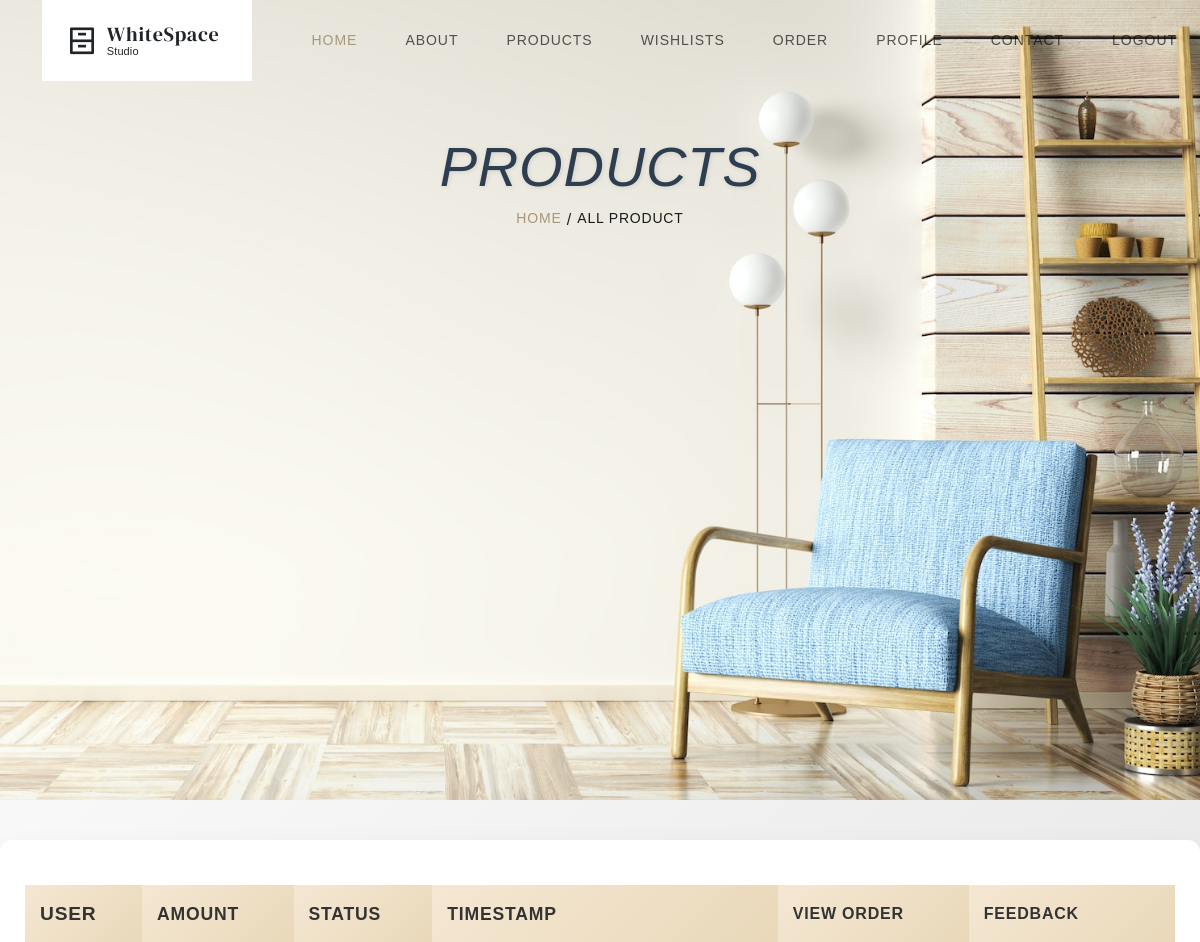
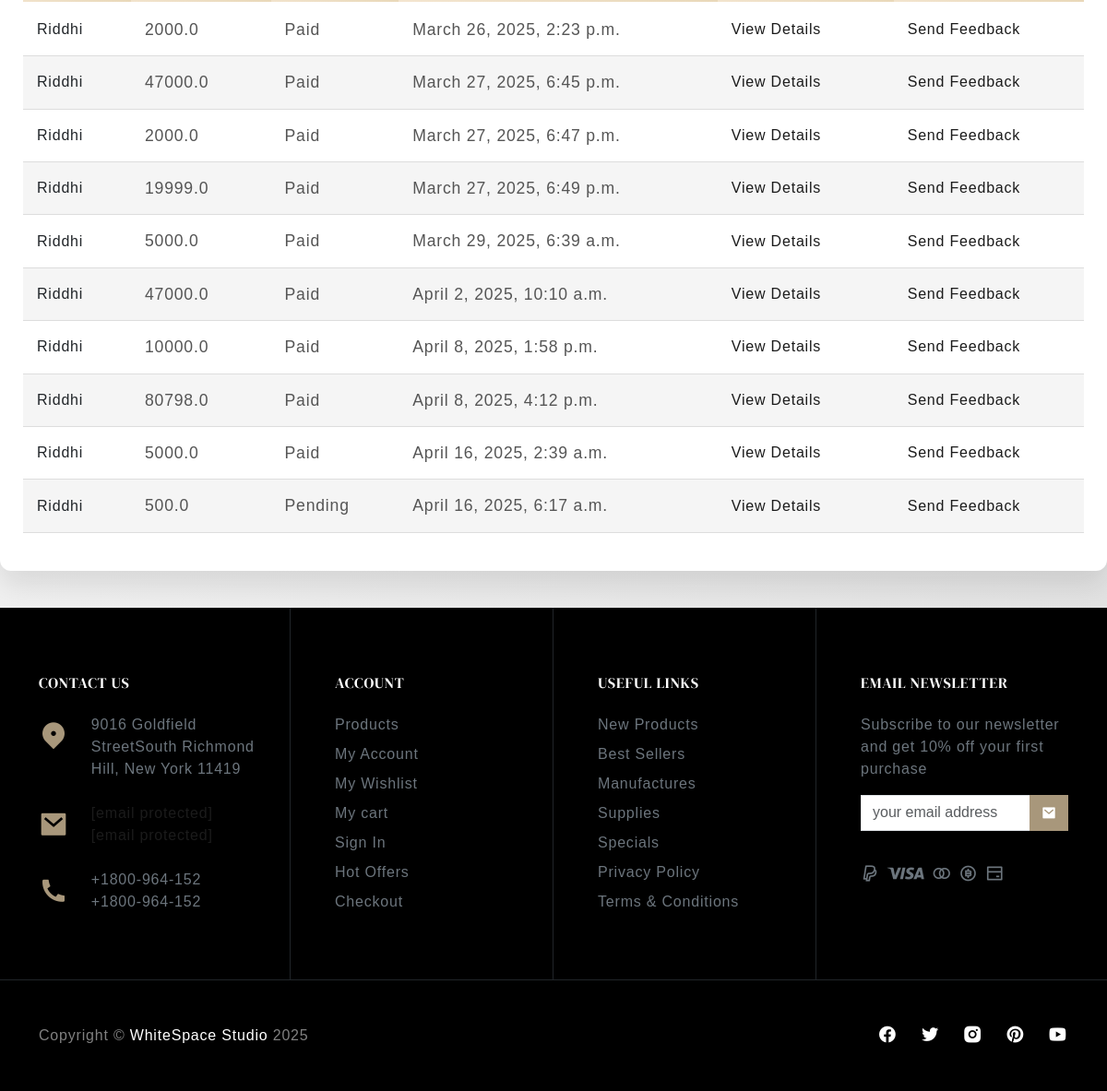
Screenshot of /payment (signed in) with the database file from the repository (2 pictures, top to bottom).
### myapp/models.py (models this page shows, shortened)
class Order(models.Model):
    PAYMENT_STATUS = (
        ("Pending", "Pending"),
        ("Paid", "Paid"),
        ("Failed", "Failed"),
    )
    user = models.ForeignKey(Login, on_delete=models.CASCADE)
    amount = models.FloatField()  # Store the total order amount
    razorpay_order_id = models.CharField(max_length=255, blank=True, null=True)
    razorpay_payment_id = models.CharField(max_length=255, blank=True, null=True)
    razorpay_signature = models.CharField(max_length=255, blank=True, null=True)
    status = models.CharField(max_length=20, choices=PAYMENT_STATUS, default="Pending")
    timestamp = models.DateTimeField(default=timezone.now)

class Login(models.Model):
    name = models.CharField(max_length=100)
    email = models.EmailField(unique=True)
    password = models.CharField(max_length=100, default="admin@123")
    phone = models.CharField(max_length=20, null=True, blank=True)
    ROLE = (
        ("Seller", "Seller"),
        ("User", "User"),
    )
    role = models.CharField(max_length=10, choices=ROLE, default='User')
    STATUS = (
        ("0", "unapproved"),
        ("1", "approved")
    )
    status = models.CharField(max_length=10, choices=STATUS, default='0')
    id_proof = models.FileField(upload_to='id_proofs/', null=True, blank=True, default=None)
    def pic(self):
        return mark_safe('<img src = "{}" width = "100">'.format(self.id_proof.url))
    pic.allow_tags = True
    def __str__(self):
        return self.name

### myapp/views.py (the view)
# urls.py: path('payment', views.payment, name='payment'),
def payment(request):
    context = checksession(request)
    uid = request.session['log_id']
    orderdata = Order.objects.filter(user=uid)
    context.update({'orderdetails': orderdata})
    return render(request, 'order.html', context)

### myapp/views.py (called while the page is built)
def checksession(request):
    uid = request.session.get('log_id')
    if not uid:
        return None
    try:
        userdata = Login.objects.get(id=uid)
        is_seller = userdata.role == "Seller"
        if is_seller:
            try:
                profile = SellerProfile.objects.get(user=userdata)
            except SellerProfile.DoesNotExist:
                profile = None
        else:
            try:
                profile = UserProfile.objects.get(user=userdata)
            except UserProfile.DoesNotExist:
                profile = None
        context = {
            'userdata': userdata,
            'is_seller': is_seller,
            'profile': profile,
        }
        return context
    except Login.DoesNotExist:
        return None

### myapp/templates/order.html (shortened to what this page needs)
{%extends 'base.html'%}
{%block main%}
{%load static%}
<div class="container py-5 my-1">
<div class="row align-items-center g-4">
<div class="col-lg-12 col-12 text-center">
<div class="text-center">
<h1 class="fw-Italic display-2" data-aos="fade-up" data-aos-duration="500">PRODUCTS</h1>
<nav aria-label="breadcrumb" class="d-flex justify-content-center">
<ol class="breadcrumb" data-aos="fade-up" data-aos-duration="600">
<li class="breadcrumb-item small"><a href="/" class="text-secondary">HOME </a></li> &nbsp;/&nbsp;<span><li class="breadcrumb-item small active" aria-current="page"><a
        href="/showproduct">ALL PRODUCT</a></li>
</span>
</ol>
</nav>
</div>
</div>
</div>
</div>
</div>
        <div class="quicky-wishlist_area">
            <div class="container">
                <div class="row">
                    <div class="col-12">
                        <form action="javascript:void(0)">
                            <div class="table-content table-responsive">
                                <table class="table">
                                    <thead>
                                        <tr>
                                            <th class="cart-product-name">User</th>
                                            <th class="quicky-product-price">Amount</th>
                                            <th class="quicky-product-price">status</th>
                                            <th class="quicky-product-price">timestamp</th>
                                            <th class="quicky-product_remove">View order</th>
                                            <th class="quicky-product_remove">Feedback</th>
                                        </tr>
                                    </thead>
                                    <tbody>
                                    {% for order in orderdetails %}
                                        <tr>
                                            <td class="quicky-product-name">{{order.user}}</td>
                                            <td class="quicky-product-price"><span class="amount">{{order.amount}}</span></td>
                                            <td class="quicky-product-price"><span class="amount">{{order.status}}</span></td>
                                            <td class="quicky-product-price"><span class="amount">{{order.timestamp}}</span></td>
                                            <td class="quicky-product_remove"><a href="/vieworder/{{order.id}}">View Details</a></td>
                                            <td class="quicky-product_remove"><a href="/productfeedback/{{order.id}}">Send Feedback</a></td>
                                        </tr>
                                    {%endfor%}
                                    </tbody>
                                </table>
                            </div>
                        </form>
                    </div>
                </div>
            </div>
        </div>
        {%endblock%}

### myapp/static/css/style.css (style rules this page uses)
body { font-family:manrope,sans-serif;letter-spacing:.05rem }
.h1,.h2,.h3,.h4,.h5,.h6,h1,h2,h3,h4,h5,h6 { font-family:"dm serif display";font-weight:400!important;letter-spacing:.05rem }
a { text-decoration:none;color:#1b1b1b }
.text-secondary { color:#a8977b!important }

### myapp/static/css/common.css (style rules this page uses)
body { font-family:manrope,sans-serif;letter-spacing:.05rem }
.h1,.h2,.h3,.h4,.h5,.h6,h1,h2,h3,h4,h5,h6 { font-family:"dm serif display";font-weight:400!important;letter-spacing:.05rem }
body { overflow-x:hidden }
a { -webkit-transition:all .3s ease 0s;-moz-transition:all .3s ease 0s;-o-transition:all .3s ease 0s;transition:all .3s ease 0s }

### myapp/templates/order.html (style rules this page uses)
h1.fw-Italic.display-2 { font-family: "Audiowide", sans-serif; font-size: 3.5rem; font-style: italic; font-weight: 400; color: #2c3e50; text-shadow: 1px 1px 5px rgba(0, 0, 0, 0.1); transition: transform 0.4s ease; }
[data-aos="fade-up"] { opacity: 0; transform: translateY(30px); transition: opacity 0.5s ease, transform 0.5s ease; }
[data-aos="fade-up"].aos-animate { opacity: 1; transform: translateY(0); }
.quicky-wishlist_area { padding: 40px 0; background: linear-gradient(135deg, #f9f9f9, #e2e2e2); }
.quicky-wishlist_area .container { background: #fff; border-radius: 12px; box-shadow: 0 15px 30px rgba(0, 0, 0, 0.1); padding: 25px; margin: auto; max-width: 1200px; }
.table-content { margin-top: 20px; }
.table { width: 100%; border-collapse: collapse; }
.table th, .table td { padding: 15px; text-align: left; vertical-align: middle; font-family: 'Arial', sans-serif; }
.table thead th { background: linear-gradient(135deg, #f5e7d3, #e9d8b9); color: #333; font-weight: 600; text-transform: uppercase; border-bottom: 2px solid #fff; }
.table tbody tr { border-bottom: 1px solid #ddd; }
.table tbody tr:nth-of-type(even) { background-color: #f5f5f5; }
.cart-product-name { font-weight: 700; color: #333; font-size: 1.2rem; }
.quicky-product-price { font-size: 1.1rem; color: #555; }

### rows the page displays
Order: user "Riddhi", amount "2000.0", status "Paid", timestamp "March 26, 2025, 2:23 p.m."
Order: user "Riddhi", amount "47000.0", status "Paid", timestamp "March 27, 2025, 6:45 p.m."
Order: user "Riddhi", amount "2000.0", status "Paid", timestamp "March 27, 2025, 6:47 p.m."
Order: user "Riddhi", amount "19999.0", status "Paid", timestamp "March 27, 2025, 6:49 p.m."
Order: user "Riddhi", amount "5000.0", status "Paid", timestamp "March 29, 2025, 6:39 a.m."
Order: user "Riddhi", amount "47000.0", status "Paid", timestamp "April 2, 2025, 10:10 a.m."
Order: user "Riddhi", amount "10000.0", status "Paid", timestamp "April 8, 2025, 1:58 p.m."
Order: user "Riddhi", amount "80798.0", status "Paid", timestamp "April 8, 2025, 4:12 p.m."
Order: user "Riddhi", amount "5000.0", status "Paid", timestamp "April 16, 2025, 2:39 a.m."
Order: user "Riddhi", amount "500.0", status "Pending", timestamp "April 16, 2025, 6:17 a.m."
